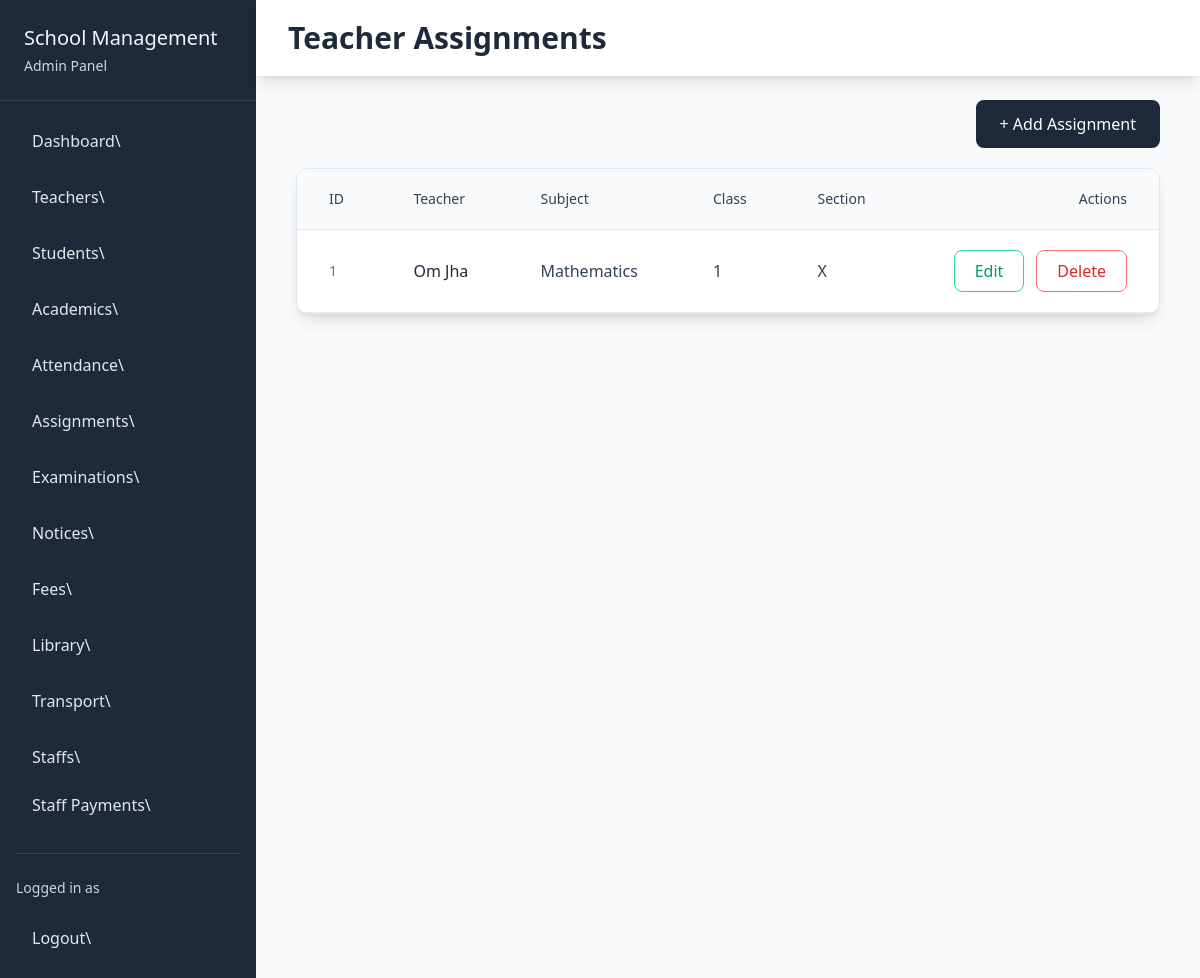
Before: /academics/manage/teacher/assignment/ with the older database file.
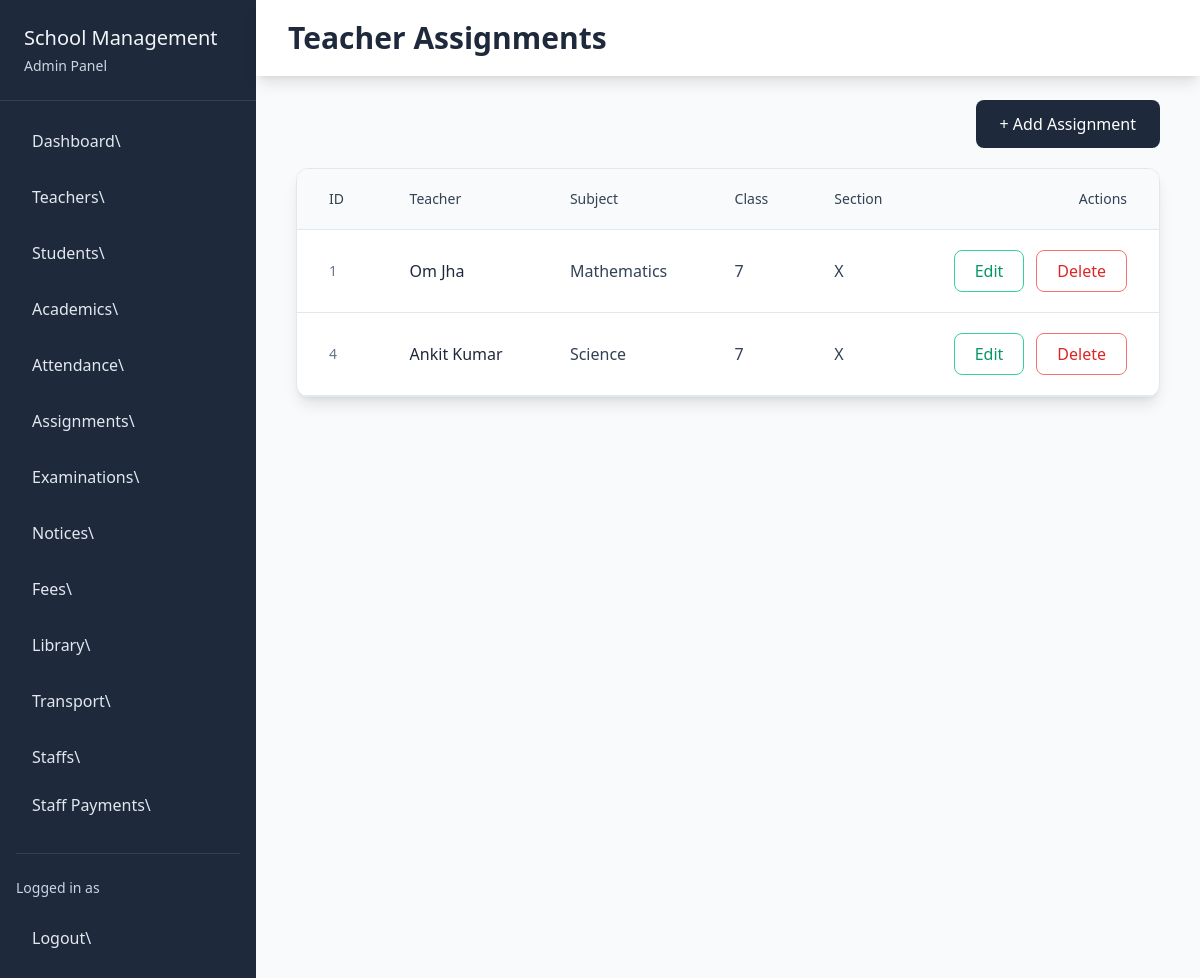
After: the same page with the newer database file.
### academics/models.py (models this page shows, shortened)
class TeacherAssignment(models.Model):
    teacher = models.ForeignKey(Teacher, on_delete=models.CASCADE, related_name="assignments")
    subject = models.ForeignKey(Subject, on_delete=models.CASCADE)
    schoolclass = models.ForeignKey(SchoolClass, on_delete=models.CASCADE)
    section = models.ForeignKey(Section, on_delete=models.CASCADE)

class Subject(models.Model):
    name = models.CharField(max_length=20)
    schoolclasses = models.ManyToManyField(SchoolClass)
    class Meta:
        constraints = [
            models.UniqueConstraint(
                fields=["name"],
                name="unique_subject_name"
            )
        ]

class SchoolClass(models.Model):
    name = models.CharField(max_length=50)

class Section(models.Model):
    schoolclass = models.ForeignKey(SchoolClass, on_delete=models.CASCADE)
    name = models.CharField(max_length=10)

### teachers/models.py (models this page shows, shortened)
class Teacher(models.Model):
    GENDER_CHOICES = (
        ('male', 'Male'),
        ('female', 'Female'),
        ('other', 'Other'),
    )
    user = models.OneToOneField(User, on_delete=models.CASCADE)
    subject = models.ForeignKey("academics.Subject", on_delete=models.CASCADE, null=True, blank=True)
    phone = models.CharField(max_length=15)
    address = models.TextField()
    qualification = models.CharField(max_length=100)
    joining_date = models.DateField()
    gender = models.CharField(max_length=10, choices=GENDER_CHOICES, default='male')
    cover_image = models.ImageField(upload_to='teacher_covers/', null=True, blank=True)
    is_class_teacher = models.BooleanField(default=False)

### academics/views.py (the view)
# urls.py: path('manage/teacher/assignment/', views.manage_teacher_assignment, name="manage_teacher_assignment"),
def manage_teacher_assignment(req):
    data = {
        "teacherassignments" : TeacherAssignment.objects.all()
    }
    return render(req, "academics/manage_teacher_assignment.html", data)

### academics/templates/academics/manage_teacher_assignment.html (shortened to what this page needs)
{% extends 'school_admin/base.html' %}
{% block content %}
<div class="flex-1">
    <div class="flex items-center justify-between bg-white px-8 py-5 shadow-lg mb-6">
        <h1 class="text-3xl font-semibold text-slate-800">Teacher Assignments</h1>
    </div>
    <div class="px-10">
        <div class="flex justify-end"><a href="{% url 'insert_teacher_assignment' %}" class="px-6 py-3 rounded-lg bg-slate-800 text-white font-medium hover:bg-slate-700 mb-5 transition">+ Add Assignment</a></div>
        <div class="bg-white border border-slate-200 rounded-xl shadow-lg overflow-hidden">
            <table class="w-full">
                <thead class="bg-slate-50 border-b border-slate-200">
                    <tr>
                        <th class="px-8 py-5 text-left text-sm font-medium text-slate-700">ID</th>
                        <th class="px-8 py-5 text-left text-sm font-medium text-slate-700">Teacher</th>
                        <th class="px-8 py-5 text-left text-sm font-medium text-slate-700">Subject</th>
                        <th class="px-8 py-5 text-left text-sm font-medium text-slate-700">Class</th>
                        <th class="px-8 py-5 text-left text-sm font-medium text-slate-700">Section</th>
                        <th class="px-8 py-5 text-right text-sm font-medium text-slate-700">Actions</th>
                    </tr>
                </thead>
                <tbody>
                    {% for assignment in teacherassignments %}
                        <tr class="border-b border-slate-200 hover:bg-slate-50 transition">
                            <td class="px-8 py-5 text-sm text-slate-500">{{ assignment.id }}</td>
                            <td class="px-8 py-5">
                                <p class="font-medium text-slate-800">{{ assignment.teacher.user.get_full_name }}</p>
                            </td>
                            <td class="px-8 py-5 text-slate-700">{{ assignment.subject.name }}</td>
                            <td class="px-8 py-5 text-slate-700">{{ assignment.schoolclass.name }}</td>
                            <td class="px-8 py-5 text-slate-700">{{ assignment.section.name }}</td>
                            <td class="px-8 py-5">
                                <div class="flex justify-end gap-3">
                                    <a href="{% url "edit_teacher_assignment" assignment.id %}" class="px-5 py-2 rounded-lg border border-emerald-400 text-emerald-600 hover:bg-emerald-50 transition">Edit</a>
                                    <a href="{% url "delete_teacher_assignment" assignment.id %}" onclick="return confirm('Are you sure you want to delete this teacher assignment?');" class="px-5 py-2 rounded-lg border border-red-400 text-red-600 hover:bg-red-50 transition">Delete</a>
                                </div>
                            </td>
                        </tr>
                    {% endfor %}
                </tbody>
            </table>
        </div>
    </div>
</div>
{% endblock content %}

Changed rows visible on the page:
changed TeacherAssignment "Om Jha": schoolclass.name "1" → "7"
added TeacherAssignment: id "4", teacher.user.get_full_name "Ankit Kumar", subject.name "Science", schoolclass.name "7", section.name "X"
